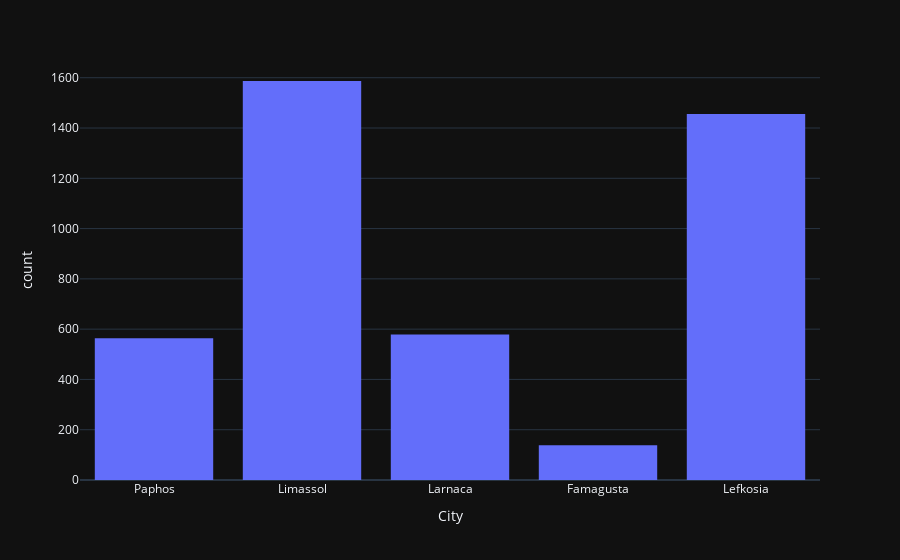

Notebook source saved alongside this figure:
### Code cell
px.histogram(df, x='City', template='plotly_dark')

### Figure 1 — Plotly figure (JSON) as saved in the notebook; plotly's stock layout.template omitted (floating-point values rounded to 4 significant figures; data arrays with more than 128 entries replaced by an {"elided": "..."} marker saying what was removed)
{"data": [{"alignmentgroup": "True", "bingroup": "x", "hovertemplate": "City=%{x}<br>count=%{y}<extra></extra>", "legendgroup": "", "marker": {"color": "#636efa", "pattern": {"shape": ""}}, "name": "", "offsetgroup": "", "orientation": "v", "showlegend": false, "type": "histogram", "x": {"elided": "4324 str values"}, "xaxis": "x", "yaxis": "y"}], "layout": {"barmode": "relative", "legend": {"tracegroupgap": 0}, "margin": {"t": 60}, "xaxis": {"anchor": "y", "domain": [0, 1], "title": {"text": "City"}}, "yaxis": {"anchor": "x", "domain": [0, 1], "title": {"text": "count"}}}}
